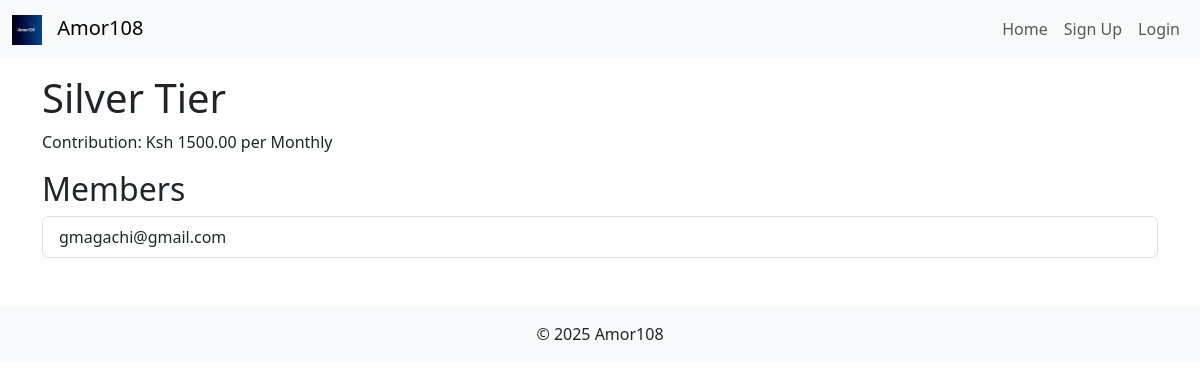
Page /amor108/pools/2/ on the committed database.
### pools/models.py (models this page shows, shortened)
class Pool(models.Model):
    CONTRIBUTION_FREQUENCY_CHOICES = (
        ('DAILY', 'Daily'),
        ('MONTHLY', 'Monthly'),
    )
    name = models.CharField(max_length=100, unique=True)
    description = models.TextField(blank=True)
    contribution_amount = models.DecimalField(max_digits=10, decimal_places=2)
    contribution_frequency = models.CharField(max_length=10, choices=CONTRIBUTION_FREQUENCY_CHOICES)
    member_limit = models.PositiveIntegerField()
    is_active = models.BooleanField(default=True)
    is_locked = models.BooleanField(default=False, help_text="Automatically locked when member limit is reached.")
    creation_date = models.DateTimeField(auto_now_add=True)
    allow_guarantees = models.BooleanField(default=False, help_text="Allows members of this pool to guarantee loans.")
    guarantee_exposure_limit = models.DecimalField(
        max_digits=12,
        decimal_places=2,
        default=0.00,
        help_text="Maximum total amount a member can guarantee."
    )
    manager = models.ForeignKey(
        settings.AUTH_USER_MODEL,
        on_delete=models.SET_NULL,
        null=True,
        blank=True,
        related_name='managed_pools',
        limit_choices_to={'user_type__in': ['director', 'admin', 'founder']},
        help_text="The user responsible for managing this pool."
    )
    members = models.ManyToManyField(
        settings.AUTH_USER_MODEL,
        related_name='pools',
        blank=True
    )

### members_amor108/models.py (models this page shows, shortened)
class Member(models.Model):
    user = models.OneToOneField(settings.AUTH_USER_MODEL, on_delete=models.CASCADE, related_name='amor108_member')
    pool = models.ForeignKey(Pool, on_delete=models.SET_NULL, null=True, blank=True)
    status = models.ForeignKey(MembershipStatus, on_delete=models.SET_NULL, null=True, blank=True)
    date_joined_pool = models.DateField(auto_now_add=True)
    is_suspended = models.BooleanField(default=False)
    suspension_reason = models.TextField(blank=True)
    class Meta:
        verbose_name = 'Amor108 Member'
        verbose_name_plural = 'Amor108 Members'

### accounts/models.py (models this page shows, shortened)
class User(AbstractUser):
    USER_TYPES = (
        ('member', 'Member'),
        ('director', 'Director'),
        ('admin', 'System Admin'),
        ('guarantor', 'Guarantor'),
        ('founder', 'Founder'),
    )
    email = models.EmailField(unique=True) # Redefine email to make it unique
    USERNAME_FIELD = 'email'
    REQUIRED_FIELDS = ['first_name', 'last_name', 'phone_number']
    user_type = models.CharField(max_length=20, choices=USER_TYPES, default='member')
    phone_number = models.CharField(max_length=15, blank=True)
    residential_area = models.CharField(max_length=100, blank=True)
    address = models.TextField(blank=True)
    nationality = models.CharField(max_length=50, blank=True)
    id_number = models.CharField(max_length=20, blank=True)
    passport_no = models.CharField(max_length=20, blank=True)
    date_of_birth = models.DateField(null=True, blank=True)
    profile_picture = models.ImageField(upload_to='profiles/', null=True, blank=True)
    member_id = models.CharField(max_length=20, unique=True, null=True, blank=True)
    date_joined_sacco = models.DateField(null=True, blank=True)
    credit_score = models.IntegerField(default=750)
    is_verified = models.BooleanField(default=False)
    PROFILE_VISIBILITY_CHOICES = [
        ('private', 'Private'),
        ('public', 'Public'),
        ('only_me', 'Only Me'),
    ]
    profile_visibility = models.CharField(max_length=10, choices=PROFILE_VISIBILITY_CHOICES, default='private')
    two_factor_enabled = models.BooleanField(default=False) # Controls user preference for 2FA; full 2FA enforcement logic to be implemented separately.
    email_notifications = models.BooleanField(default=True)
    sms_notifications = models.BooleanField(default=False)
    loan_status_notifications = models.BooleanField(default=True)
    payment_reminders = models.BooleanField(default=True)
    share_dividend_notifications = models.BooleanField(default=True)
    system_maintenance_notifications = models.BooleanField(default=False)
    PREFERRED_LANGUAGE_CHOICES = [
        ('en', 'English'),
        ('es', 'Spanish'),
        ('fr', 'French'),
    ]
    preferred_language = models.CharField(max_length=5, choices=PREFERRED_LANGUAGE_CHOICES, default='en')
    PREFERRED_CURRENCY_CHOICES = [
        ('KES', 'KES (Ksh)'),
        ('USD', 'USD ($)'),
        ('EUR', 'EUR (€)'),
    ]
    preferred_currency = models.CharField(max_length=5, choices=PREFERRED_CURRENCY_CHOICES, default='KES')
    dark_mode_enabled = models.BooleanField(default=False)
    preferred_director = models.ForeignKey(
        'self',
        on_delete=models.SET_NULL,
        null=True,
        blank=True,
        related_name='preferred_members',
        limit_choices_to={'user_type': 'director'} # Filter choices to directors only
    )

### amor108/views.py (the view)
# urls.py: path('pools/<int:pool_id>/', views.pool_detail, name='pool_detail'),
def pool_detail(request, pool_id):
    pool = Pool.objects.get(id=pool_id)
    members = Member.objects.filter(pool=pool)
    return render(request, 'amor108/pool_detail.html', {'pool': pool, 'members': members})

### notifications/context_processors.py (called while the page is built, shortened)
def user_notifications(request):
    return {}

### amor108/templates/amor108/pool_detail.html (shortened to what this page needs)
{% extends 'amor108/dashboard_base.html' %}
{% block content %}
<div class="container">
    <h1>{{ pool.name }}</h1>
    <p>Contribution: Ksh {{ pool.contribution_amount }} per {{ pool.get_contribution_frequency_display }}</p>
    <h2>Members</h2>
    <ul class="list-group">
        {% for member in members %}
            <li class="list-group-item">{{ member.user.username }}</li>
        {% empty %}
            <li class="list-group-item">No members in this pool yet.</li>
        {% endfor %}
    </ul>
</div>
{% endblock %}

### rows in the picture
Pool: name "Silver Tier", contribution_amount "1500.00", contribution_frequency "Monthly"
Member: user.username "gmagachi@gmail.com"
